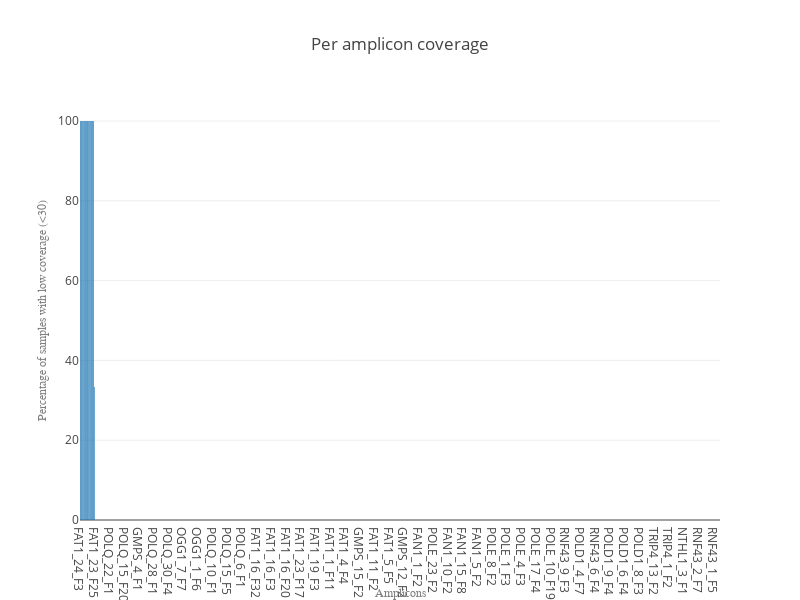
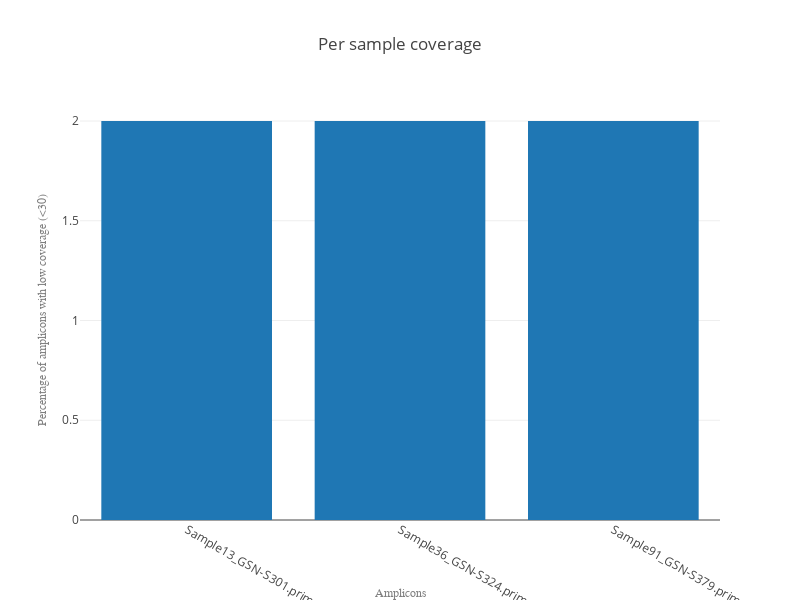

Notebook code for these charts, in order:
### Code cell
df = pd.read_csv(coverage_file, sep='\t', header=0, index_col="block")
df = df.drop('chr', 1)
df = df.drop('start', 1)
df = df.drop('end', 1)
df = df.drop('name2', 1)
df = df.fillna(-1)

# minimum coverage
min_cov = 30

# df2 = df.head(15)
df2 = df
# sLength = len(df2['0151030001-B069P34_S1.sort.bam'])

############
# ADD COLUMN "l_10" = PERCENT OF SAMPLES WITH LOW COVERAGE
df2 = df2.assign(l_10=df2.apply(lambda x: (1.0*(x < min_cov).sum())/len(x)*100.0, axis=1))
df2.sort_values(['l_10'], ascending=[0], inplace=True)
############
# df2

trace0 = go.Bar(
    x = df2.index.values[:-1],
    y = df2.l_10,
)

############
# ADD ROW "l_10" = PERCENT OF SAMPLES WITH LOW COVERAGE
df2.drop('l_10', axis=1, inplace=True)
# df2.sum(axis=0)
# df2.sort_values(['l_10'], ascending=[0], inplace=True)
df2.loc['total'] = pd.Series(df2.apply(lambda x: 100*((x < min_cov).sum())/(len(x)), axis=0))
############
df3 = pd.DataFrame(df2.loc['total'])
df3.sort_values('total', ascending=[0], inplace=True)

trace1 = go.Bar(
    x = df3.index,
    y = df3.total,
)

data = [trace0]

title_text_1 = "Per amplicon coverage"
title_text_2 = "Per sample coverage"

layout1 = go.Layout(
    title = title_text_1,
    #autosize=True,
    width=800,
    height=600,    
    xaxis=dict(
        autorange=True,
        title='Amplicons',
        titlefont=dict(
            family='Courier New, monospace',
            size=12,
            color='#7f7f7f'
        )
    ),
    yaxis=dict(
        #type='log',
        title='Percentage of samples with low coverage (<30)',
        titlefont=dict(
            family='Courier New, monospace',
            size=12,
            color='#7f7f7f'
        )
    )
)

fig = {
    'data': data,
    'layout': layout1,        
}

data = [trace1]

layout2 = go.Layout(
    title = title_text_2,
    #autosize=True,
    width=800,
    height=600,    
    xaxis=dict(
        autorange=True,
        title='Amplicons',
        titlefont=dict(
            family='Courier New, monospace',
            size=12,
            color='#7f7f7f'
        )
    ),
    yaxis=dict(
        #type='log',
        title='Percentage of amplicons with low coverage (<30)',
        titlefont=dict(
            family='Courier New, monospace',
            size=12,
            color='#7f7f7f'
        )
    )
)


fig2 = {
    'data': data,
    'layout': layout2,        
}

iplot(fig)
iplot(fig2)

### Figure 1 — Plotly figure (JSON) as saved in the notebook; plotly's stock layout.template omitted (floating-point values rounded to 4 significant figures; data arrays with more than 128 entries replaced by an {"elided": "..."} marker saying what was removed)
{"data": [{"type": "bar", "x": {"elided": "739 str values"}, "y": {"elided": "740 float values"}}], "layout": {"height": 600, "title": "Per amplicon coverage", "width": 800, "xaxis": {"autorange": true, "title": "Amplicons", "titlefont": {"color": "#7f7f7f", "family": "Courier New, monospace", "size": 12}}, "yaxis": {"title": "Percentage of samples with low coverage (<30)", "titlefont": {"color": "#7f7f7f", "family": "Courier New, monospace", "size": 12}}}}

### Figure 2 — Plotly figure (JSON) as saved in the notebook; plotly's stock layout.template omitted (floating-point values rounded to 4 significant figures)
{"data": [{"type": "bar", "x": ["Sample13_GSN-S301.primary.primerclipped.bam", "Sample36_GSN-S324.primary.primerclipped.bam", "Sample91_GSN-S379.primary.primerclipped.bam"], "y": [2, 2, 2]}], "layout": {"height": 600, "title": "Per sample coverage", "width": 800, "xaxis": {"autorange": true, "title": "Amplicons", "titlefont": {"color": "#7f7f7f", "family": "Courier New, monospace", "size": 12}}, "yaxis": {"title": "Percentage of amplicons with low coverage (<30)", "titlefont": {"color": "#7f7f7f", "family": "Courier New, monospace", "size": 12}}}}
